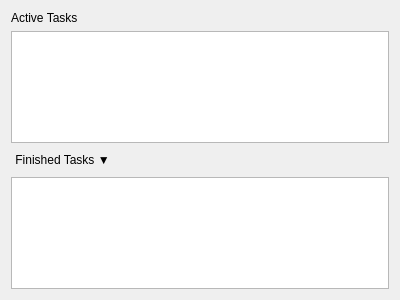
<?xml version="1.0" encoding="UTF-8"?>
<ui version="4.0">
 <class>ActivityMonitor</class>
 <widget class="QWidget" name="ActivityMonitor">
  <property name="geometry">
   <rect>
    <x>0</x>
    <y>0</y>
    <width>400</width>
    <height>300</height>
   </rect>
  </property>
  <property name="windowTitle">
   <string>Activity Monitor</string>
  </property>
  <layout class="QVBoxLayout" name="verticalLayout">
   <item>
    <widget class="QLabel" name="lbl_active_tasks">
     <property name="text">
      <string>Active Tasks</string>
     </property>
    </widget>
   </item>
   <item>
    <widget class="QTableWidget" name="tbl_wdgt_active_tasks"/>
   </item>
   <item>
    <layout class="QHBoxLayout" name="horizontalLayout">
     <item>
      <widget class="QPushButton" name="btn_finished_tasks">
       <property name="text">
        <string>Finished Tasks ▼</string>
       </property>
       <property name="autoDefault">
        <bool>false</bool>
       </property>
       <property name="default">
        <bool>false</bool>
       </property>
       <property name="flat">
        <bool>true</bool>
       </property>
      </widget>
     </item>
     <item>
      <spacer name="horizontalSpacer">
       <property name="orientation">
        <enum>Qt::Horizontal</enum>
       </property>
       <property name="sizeHint" stdset="0">
        <size>
         <width>40</width>
         <height>20</height>
        </size>
       </property>
      </spacer>
     </item>
    </layout>
   </item>
   <item>
    <widget class="QTableWidget" name="tbl_wdgt_finished_tasks"/>
   </item>
  </layout>
 </widget>
 <resources/>
 <connections/>
</ui>
